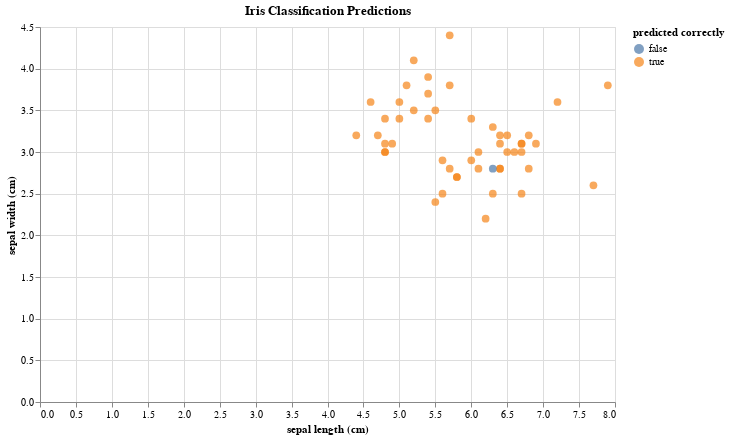

Source (notebook cell):
### Code cell
viz_iris_predictions = loaded_viz_iris.display(df_iris_predictions)

viz_iris_predictions.title = 'Iris Classification Predictions'
viz_iris_predictions.encoding.x.title = column_map_iris['x']
viz_iris_predictions.encoding.y.title = column_map_iris['y']
viz_iris_predictions.encoding.color.title = 'predicted correctly'
viz_iris_predictions

### Figure 1 — Vega-Lite specification as saved in the notebook (floating-point values rounded to 4 significant figures)
{"config": {"view": {"continuousWidth": 400, "continuousHeight": 300}}, "data": {"name": "data-e659ba4a6161253325a020db28cb2483"}, "mark": {"type": "circle", "size": 60}, "encoding": {"color": {"type": "nominal", "field": "z", "title": "predicted correctly"}, "x": {"type": "quantitative", "field": "x", "title": "sepal length (cm)"}, "y": {"type": "quantitative", "field": "y", "title": "sepal width (cm)"}}, "height": 375, "selection": {"selector001": {"type": "interval", "bind": "scales", "encodings": ["x", "y"]}}, "title": "Iris Classification Predictions", "width": 575, "$schema": "https://vega.github.io/schema/vega-lite/v4.8.1.json", "datasets": {"data-e659ba4a6161253325a020db28cb2483": [{"x": 6.1, "y": 2.8, "z": true}, {"x": 5.7, "y": 3.8, "z": true}, {"x": 7.7, "y": 2.6, "z": true}, {"x": 6.0, "y": 2.9, "z": true}, {"x": 6.8, "y": 2.8, "z": true}, {"x": 5.4, "y": 3.4, "z": true}, {"x": 5.6, "y": 2.9, "z": true}, {"x": 6.9, "y": 3.1, "z": true}, {"x": 6.2, "y": 2.2, "z": true}, {"x": 5.8, "y": 2.7, "z": true}, {"x": 6.5, "y": 3.2, "z": true}, {"x": 4.8, "y": 3.0, "z": true}, {"x": 5.5, "y": 3.5, "z": true}, {"x": 4.9, "y": 3.1, "z": true}, {"x": 5.1, "y": 3.8, "z": true}, {"x": 6.3, "y": 3.3, "z": true}, {"x": 6.5, "y": 3.0, "z": true}, {"x": 5.6, "y": 2.5, "z": true}, {"x": 5.7, "y": 2.8, "z": true}, {"x": 6.4, "y": 2.8, "z": true}, {"x": 4.7, "y": 3.2, "z": true}, {"x": 6.1, "y": 3.0, "z": true}, {"x": 5.0, "y": 3.4, "z": true}, {"x": 6.4, "y": 2.8, "z": true}, {"x": 7.9, "y": 3.8, "z": true}, {"x": 6.7, "y": 3.0, "z": true}, {"x": 6.7, "y": 2.5, "z": true}, {"x": 6.8, "y": 3.2, "z": true}, {"x": 4.8, "y": 3.0, "z": true}, {"x": 4.8, "y": 3.1, "z": true}, {"x": 4.6, "y": 3.6, "z": true}, {"x": 5.7, "y": 4.4, "z": true}, {"x": 6.7, "y": 3.1, "z": true}, {"x": 4.8, "y": 3.4, "z": true}, {"x": 4.4, "y": 3.2, "z": true}, {"x": 6.3, "y": 2.5, "z": true}, {"x": 6.4, "y": 3.2, "z": true}, {"x": 5.2, "y": 3.5, "z": true}, {"x": 5.0, "y": 3.6, "z": true}, {"x": 5.2, "y": 4.1, "z": true}, {"x": 5.8, "y": 2.7, "z": true}, {"x": 6.0, "y": 3.4, "z": true}, {"x": 6.7, "y": 3.1, "z": true}, {"x": 5.4, "y": 3.9, "z": true}, {"x": 5.4, "y": 3.7, "z": true}, {"x": 5.5, "y": 2.4, "z": true}, {"x": 6.3, "y": 2.8, "z": false}, {"x": 6.4, "y": 3.1, "z": true}, {"x": 6.6, "y": 3.0, "z": true}, {"x": 7.2, "y": 3.6, "z": true}]}}
